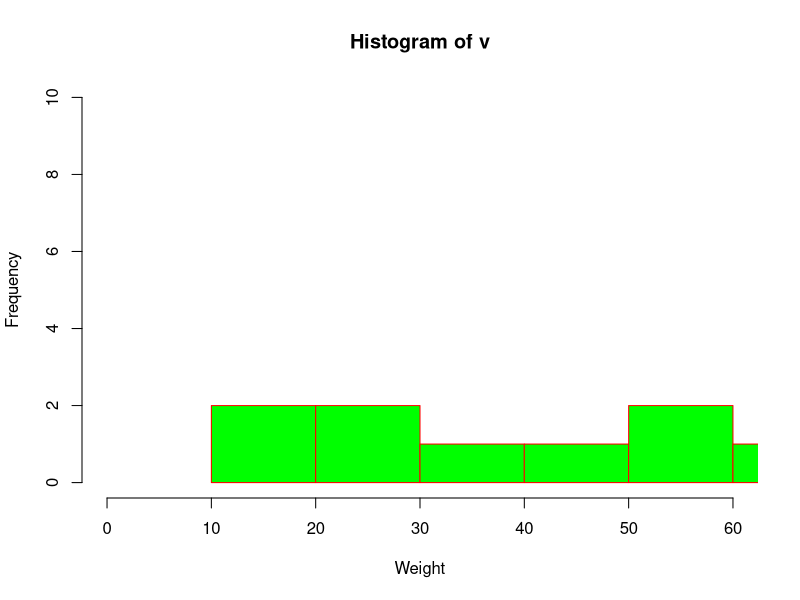

Write the R code that produced this figure.
setwd("D:/21CP033")

v = c(11,24,64,33,52,16,55,43,21)
print("HLO")
#png(file = "D:/21CP033/hist.png")
#hist(v, xlab = "Weight", col = "red", border = "blue")

png(file = "D:/21CP033/histlimbreak.png")
hist(v, xlab="Weight", col="green", border="red", xlim=c(0,60), ylim=c(0,10), breaks=5)
dev.off()
